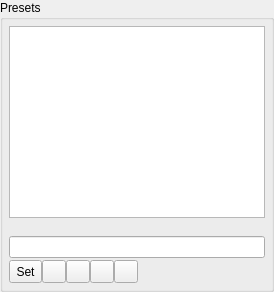
    <widget class="QGroupBox" name="GroupBox5_3">
     <property name="sizePolicy">
      <sizepolicy hsizetype="Preferred" vsizetype="Preferred">
       <horstretch>0</horstretch>
       <verstretch>0</verstretch>
      </sizepolicy>
     </property>
     <property name="maximumSize">
      <size>
       <width>200</width>
       <height>32767</height>
      </size>
     </property>
     <property name="title">
      <string>Presets</string>
     </property>
     <layout class="QGridLayout">
      <property name="margin">
       <number>6</number>
      </property>
      <property name="spacing">
       <number>2</number>
      </property>
      <item row="0" column="0">
       <widget class="QListWidget" name="presetList">
        <property name="sizePolicy">
         <sizepolicy hsizetype="MinimumExpanding" vsizetype="Expanding">
          <horstretch>0</horstretch>
          <verstretch>0</verstretch>
         </sizepolicy>
        </property>
        <property name="maximumSize">
         <size>
          <width>32767</width>
          <height>32767</height>
         </size>
        </property>
       </widget>
      </item>
      <item row="1" column="0">
       <widget class="QLabel" name="fileName">
        <property name="text">
         <string/>
        </property>
        <property name="wordWrap">
         <bool>false</bool>
        </property>
       </widget>
      </item>
      <item row="2" column="0">
       <widget class="QLineEdit" name="presetNameEdit">
        <property name="sizePolicy">
         <sizepolicy hsizetype="MinimumExpanding" vsizetype="Fixed">
          <horstretch>0</horstretch>
          <verstretch>0</verstretch>
         </sizepolicy>
        </property>
       </widget>
      </item>
      <item row="3" column="0">
       <layout class="QHBoxLayout">
        <property name="spacing">
         <number>0</number>
        </property>
        <property name="margin">
         <number>0</number>
        </property>
        <item>
         <widget class="QToolButton" name="presetSet">
          <property name="sizePolicy">
           <sizepolicy hsizetype="Preferred" vsizetype="Preferred">
            <horstretch>0</horstretch>
            <verstretch>0</verstretch>
           </sizepolicy>
          </property>
          <property name="toolTip">
           <string/>
          </property>
          <property name="text">
           <string>Set</string>
          </property>
         </widget>
        </item>
        <item>
         <widget class="QToolButton" name="loadPresets">
          <property name="sizePolicy">
           <sizepolicy hsizetype="Preferred" vsizetype="Preferred">
            <horstretch>0</horstretch>
            <verstretch>0</verstretch>
           </sizepolicy>
          </property>
          <property name="toolTip">
           <string>load preset list</string>
          </property>
          <property name="text">
           <string/>
          </property>
          <property name="icon">
           <iconset>
            <normaloff>image0</normaloff>image0</iconset>
          </property>
         </widget>
        </item>
        <item>
         <widget class="QToolButton" name="savePresetsToFile">
          <property name="toolTip">
           <string>save preset list</string>
          </property>
          <property name="text">
           <string/>
          </property>
          <property name="icon">
           <iconset>
            <normaloff>image1</normaloff>image1</iconset>
          </property>
         </widget>
        </item>
        <item>
         <widget class="QToolButton" name="savePresets">
          <property name="sizePolicy">
           <sizepolicy hsizetype="Preferred" vsizetype="Preferred">
            <horstretch>0</horstretch>
            <verstretch>0</verstretch>
           </sizepolicy>
          </property>
          <property name="toolTip">
           <string>save preset list to a new file</string>
          </property>
          <property name="text">
           <string/>
          </property>
          <property name="icon">
           <iconset>
            <normaloff>image2</normaloff>image2</iconset>
          </property>
         </widget>
        </item>
        <item>
         <widget class="QToolButton" name="deletePreset">
          <property name="toolTip">
           <string>delete preset</string>
          </property>
          <property name="text">
           <string/>
          </property>
          <property name="icon">
           <iconset>
            <normaloff>image3</normaloff>image3</iconset>
          </property>
         </widget>
        </item>
        <item>
         <spacer name="Spacer2">
          <property name="orientation">
           <enum>Qt::Horizontal</enum>
          </property>
          <property name="sizeType">
           <enum>QSizePolicy::Expanding</enum>
          </property>
          <property name="sizeHint" stdset="0">
           <size>
            <width>20</width>
            <height>20</height>
           </size>
          </property>
         </spacer>
        </item>
       </layout>
      </item>
     </layout>
    </widget>
